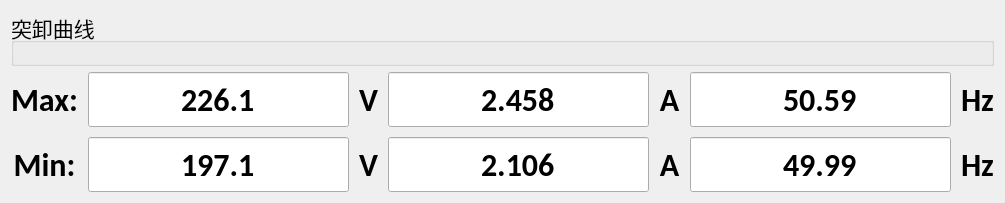
               <widget class="QWidget" name="tab_4">
                <attribute name="title">
                 <string>突卸曲线</string>
                </attribute>
                <layout class="QGridLayout" name="gridLayout_12">
                 <item row="0" column="0">
                  <widget class="QGroupBox" name="groupBox_2">
                   <property name="minimumSize">
                    <size>
                     <width>0</width>
                     <height>0</height>
                    </size>
                   </property>
                   <property name="font">
                    <font>
                     <family>Calibri</family>
                     <pointsize>16</pointsize>
                    </font>
                   </property>
                   <property name="title">
                    <string>突卸曲线</string>
                   </property>
                   <layout class="QHBoxLayout" name="horizontalLayout_9">
                    <item>
                     <layout class="QHBoxLayout" name="horizontalLayout_10"/>
                    </item>
                   </layout>
                  </widget>
                 </item>
                 <item row="1" column="0">
                  <layout class="QGridLayout" name="gridLayout_11" rowstretch="0,0" columnstretch="0,0,0,0,0,0,0" rowminimumheight="0,0">
                   <property name="leftMargin">
                    <number>0</number>
                   </property>
                   <property name="topMargin">
                    <number>0</number>
                   </property>
                   <property name="bottomMargin">
                    <number>0</number>
                   </property>
                   <property name="spacing">
                    <number>10</number>
                   </property>
                   <item row="0" column="6">
                    <widget class="QLabel" name="label_34">
                     <property name="font">
                      <font>
                       <family>Calibri</family>
                       <pointsize>24</pointsize>
                       <weight>75</weight>
                       <bold>true</bold>
                      </font>
                     </property>
                     <property name="text">
                      <string>Hz</string>
                     </property>
                    </widget>
                   </item>
                   <item row="0" column="2">
                    <widget class="QLabel" name="label_35">
                     <property name="font">
                      <font>
                       <family>Calibri</family>
                       <pointsize>24</pointsize>
                       <weight>75</weight>
                       <bold>true</bold>
                      </font>
                     </property>
                     <property name="text">
                      <string>V</string>
                     </property>
                     <property name="alignment">
                      <set>Qt::AlignCenter</set>
                     </property>
                    </widget>
                   </item>
                   <item row="0" column="3">
                    <widget class="QLineEdit" name="lineEdit_47">
                     <property name="minimumSize">
                      <size>
                       <width>150</width>
                       <height>55</height>
                      </size>
                     </property>
                     <property name="font">
                      <font>
                       <family>Calibri</family>
                       <pointsize>24</pointsize>
                       <weight>75</weight>
                       <bold>true</bold>
                      </font>
                     </property>
                     <property name="text">
                      <string>2.458</string>
                     </property>
                     <property name="alignment">
                      <set>Qt::AlignCenter</set>
                     </property>
                    </widget>
                   </item>
                   <item row="0" column="5">
                    <widget class="QLineEdit" name="lineEdit_48">
                     <property name="minimumSize">
                      <size>
                       <width>150</width>
                       <height>55</height>
                      </size>
                     </property>
                     <property name="font">
                      <font>
                       <family>Calibri</family>
                       <pointsize>24</pointsize>
                       <weight>75</weight>
                       <bold>true</bold>
                      </font>
                     </property>
                     <property name="text">
                      <string>50.59</string>
                     </property>
                     <property name="alignment">
                      <set>Qt::AlignCenter</set>
                     </property>
                    </widget>
                   </item>
                   <item row="0" column="1">
                    <widget class="QLineEdit" name="lineEdit_49">
                     <property name="minimumSize">
                      <size>
                       <width>150</width>
                       <height>55</height>
                      </size>
                     </property>
                     <property name="font">
                      <font>
                       <family>Calibri</family>
                       <pointsize>24</pointsize>
                       <weight>75</weight>
                       <bold>true</bold>
                      </font>
                     </property>
                     <property name="text">
                      <string>226.1</string>
                     </property>
                     <property name="alignment">
                      <set>Qt::AlignCenter</set>
                     </property>
                    </widget>
                   </item>
                   <item row="0" column="4">
                    <widget class="QLabel" name="label_36">
                     <property name="font">
                      <font>
                       <family>Calibri</family>
                       <pointsize>24</pointsize>
                       <weight>75</weight>
                       <bold>true</bold>
                      </font>
                     </property>
                     <property name="text">
                      <string>A</string>
                     </property>
                     <property name="alignment">
                      <set>Qt::AlignCenter</set>
                     </property>
                    </widget>
                   </item>
                   <item row="0" column="0">
                    <widget class="QLabel" name="label_37">
                     <property name="font">
                      <font>
                       <family>Calibri</family>
                       <pointsize>24</pointsize>
                       <weight>75</weight>
                       <bold>true</bold>
                      </font>
                     </property>
                     <property name="text">
                      <string>Max:</string>
                     </property>
                     <property name="alignment">
                      <set>Qt::AlignCenter</set>
                     </property>
                    </widget>
                   </item>
                   <item row="1" column="0">
                    <widget class="QLabel" name="label_38">
                     <property name="font">
                      <font>
                       <family>Calibri</family>
                       <pointsize>24</pointsize>
                       <weight>75</weight>
                       <bold>true</bold>
                      </font>
                     </property>
                     <property name="text">
                      <string>Min:</string>
                     </property>
                     <property name="alignment">
                      <set>Qt::AlignCenter</set>
                     </property>
                    </widget>
                   </item>
                   <item row="1" column="1">
                    <widget class="QLineEdit" name="lineEdit_50">
                     <property name="minimumSize">
                      <size>
                       <width>150</width>
                       <height>55</height>
                      </size>
                     </property>
                     <property name="font">
                      <font>
                       <family>Calibri</family>
                       <pointsize>24</pointsize>
                       <weight>75</weight>
                       <bold>true</bold>
                      </font>
                     </property>
                     <property name="text">
                      <string>197.1</string>
                     </property>
                     <property name="alignment">
                      <set>Qt::AlignCenter</set>
                     </property>
                    </widget>
                   </item>
                   <item row="1" column="2">
                    <widget class="QLabel" name="label_39">
                     <property name="font">
                      <font>
                       <family>Calibri</family>
                       <pointsize>24</pointsize>
                       <weight>75</weight>
                       <bold>true</bold>
                      </font>
                     </property>
                     <property name="text">
                      <string>V</string>
                     </property>
                     <property name="alignment">
                      <set>Qt::AlignCenter</set>
                     </property>
                    </widget>
                   </item>
                   <item row="1" column="3">
                    <widget class="QLineEdit" name="lineEdit_51">
                     <property name="minimumSize">
                      <size>
                       <width>150</width>
                       <height>55</height>
                      </size>
                     </property>
                     <property name="font">
                      <font>
                       <family>Calibri</family>
                       <pointsize>24</pointsize>
                       <weight>75</weight>
                       <bold>true</bold>
                      </font>
                     </property>
                     <property name="text">
                      <string>2.106</string>
                     </property>
                     <property name="alignment">
                      <set>Qt::AlignCenter</set>
                     </property>
                    </widget>
                   </item>
                   <item row="1" column="4">
                    <widget class="QLabel" name="label_40">
                     <property name="font">
                      <font>
                       <family>Calibri</family>
                       <pointsize>24</pointsize>
                       <weight>75</weight>
                       <bold>true</bold>
                      </font>
                     </property>
                     <property name="text">
                      <string>A</string>
                     </property>
                     <property name="alignment">
                      <set>Qt::AlignCenter</set>
                     </property>
                    </widget>
                   </item>
                   <item row="1" column="5">
                    <widget class="QLineEdit" name="lineEdit_52">
                     <property name="minimumSize">
                      <size>
                       <width>150</width>
                       <height>55</height>
                      </size>
                     </property>
                     <property name="font">
                      <font>
                       <family>Calibri</family>
                       <pointsize>24</pointsize>
                       <weight>75</weight>
                       <bold>true</bold>
                      </font>
                     </property>
                     <property name="text">
                      <string>49.99</string>
                     </property>
                     <property name="alignment">
                      <set>Qt::AlignCenter</set>
                     </property>
                    </widget>
                   </item>
                   <item row="1" column="6">
                    <widget class="QLabel" name="label_41">
                     <property name="font">
                      <font>
                       <family>Calibri</family>
                       <pointsize>24</pointsize>
                       <weight>75</weight>
                       <bold>true</bold>
                      </font>
                     </property>
                     <property name="text">
                      <string>Hz</string>
                     </property>
                    </widget>
                   </item>
                  </layout>
                 </item>
                </layout>
               </widget>
